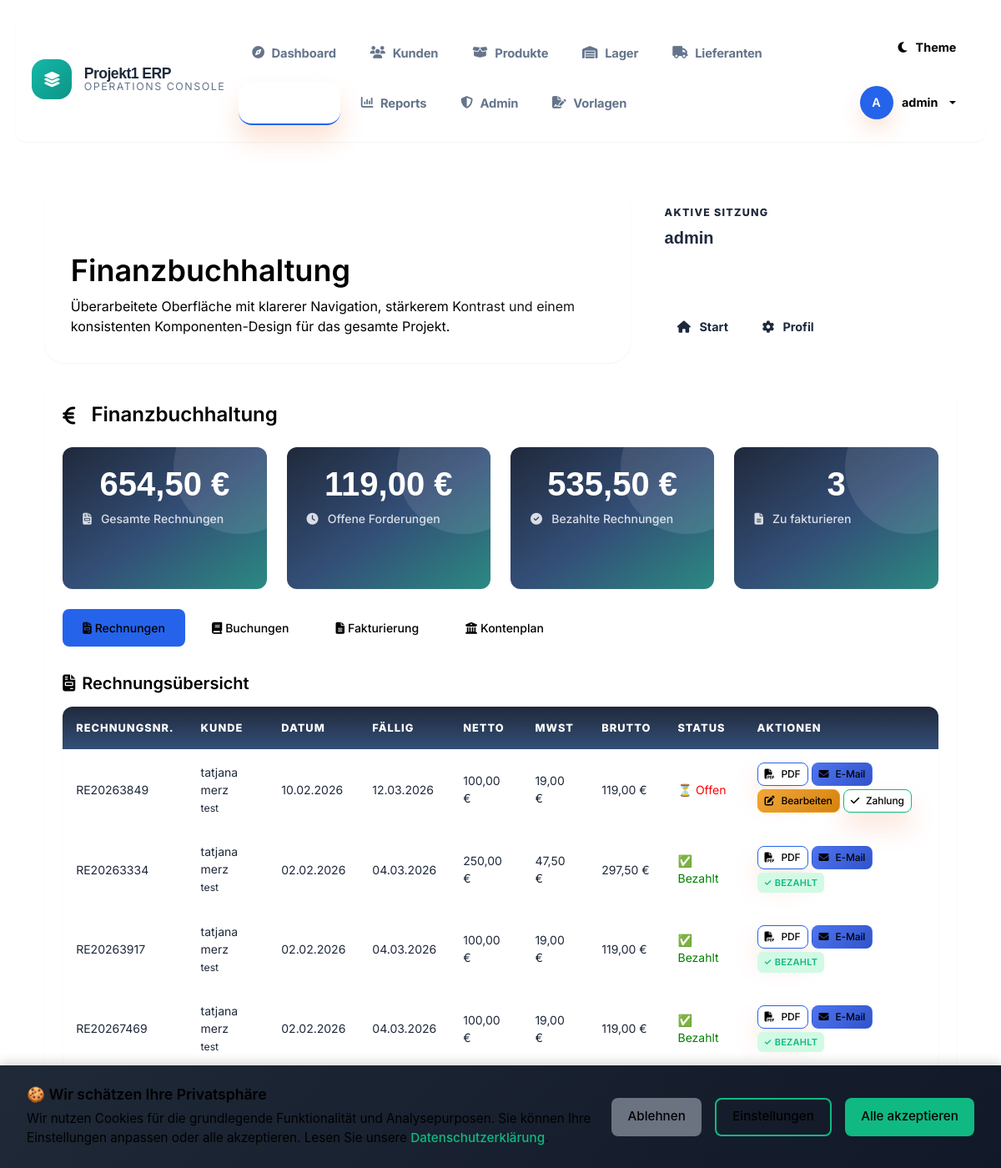
/finanzbuchhaltung.php (signed in), run on an earlier commit of the app's database.
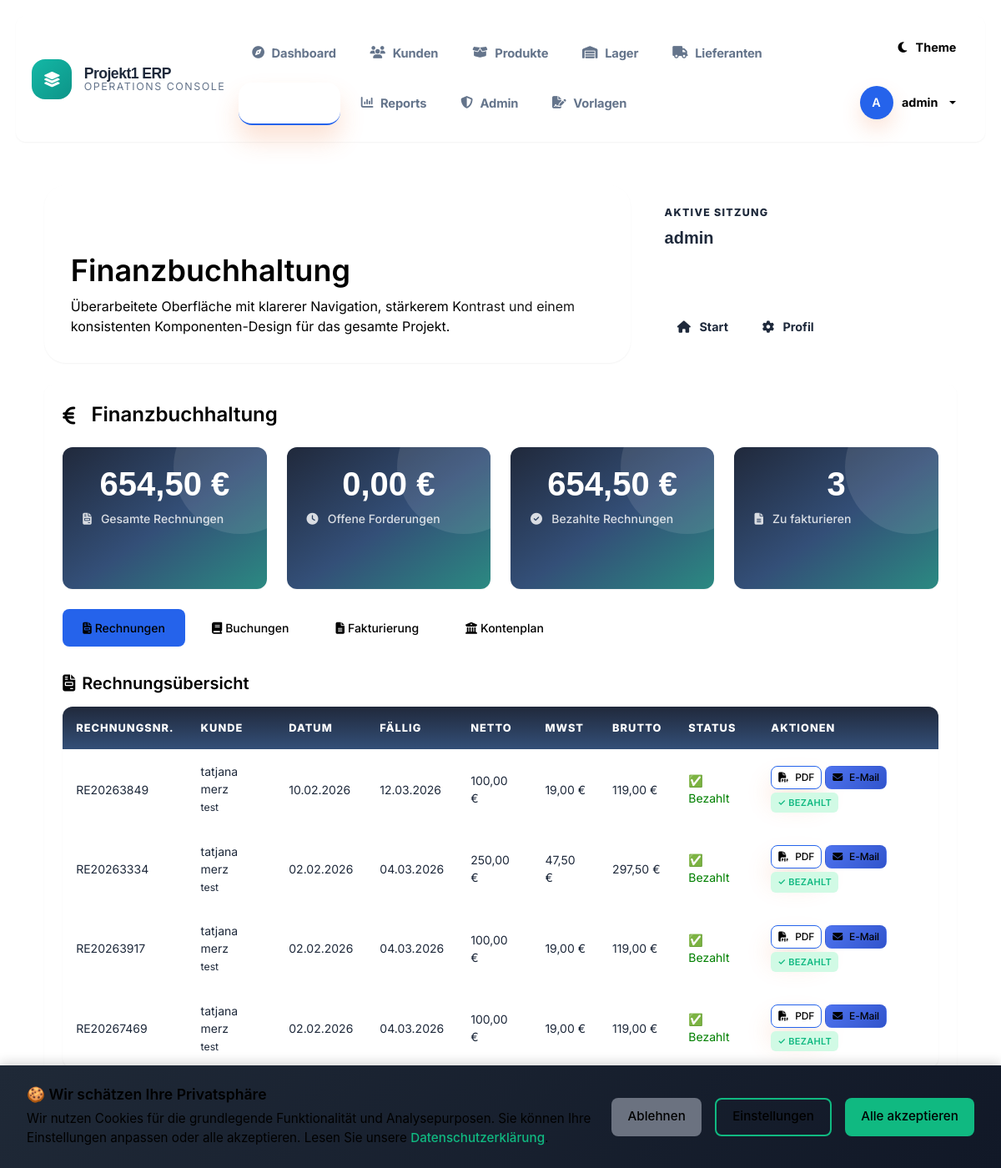
And on a later commit of the database.
### tables this page shows
CREATE TABLE rechnungen (
        id INTEGER PRIMARY KEY AUTOINCREMENT,
        rechnungsnummer TEXT UNIQUE,
        bestellung_id INTEGER,
        kunde_id INTEGER,
        rechnungsdatum DATE,
        faelligkeitsdatum DATE,
        nettobetrag DECIMAL(10,2),
        mwst_betrag DECIMAL(10,2),
        bruttobetrag DECIMAL(10,2),
        status TEXT DEFAULT 'offen',
        zahlungsdatum DATE,
        erstellt_am DATETIME DEFAULT CURRENT_TIMESTAMP,
        FOREIGN KEY (bestellung_id) REFERENCES bestellungen(idbestellung),
        FOREIGN KEY (kunde_id) REFERENCES kundensystem(id)
    );

CREATE TABLE kundensystem (
        id INTEGER PRIMARY KEY AUTOINCREMENT,
        kundennummer INTEGER,
        vorname TEXT,
        nachname TEXT,
        email TEXT,
        firma_id INTEGER, hinweise TEXT, konditionen TEXT,
        FOREIGN KEY (firma_id) REFERENCES firma(id)
    );

CREATE TABLE firma (
        id INTEGER PRIMARY KEY AUTOINCREMENT,
        firmenname TEXT NOT NULL,
        strasse TEXT,
        ort TEXT
    );

### finanzbuchhaltung.php (the view, shortened to what the changed rows need)
<?php
require_once 'db_connection.php';
$stmt = $PDO->prepare("SELECT SUM(bruttobetrag) as offene_rechnungen FROM rechnungen WHERE status = 'offen'");
$stmt->execute();
$offene_rechnungen = $stmt->fetch()['offene_rechnungen'] ?? 0;
$stmt = $PDO->prepare("SELECT SUM(bruttobetrag) as bezahlte_rechnungen FROM rechnungen WHERE status = 'bezahlt'");
$stmt->execute();
$bezahlte_rechnungen = $stmt->fetch()['bezahlte_rechnungen'] ?? 0;
$stmt = $PDO->prepare("SELECT r.*, k.vorname, k.nachname, f.firmenname FROM rechnungen r LEFT JOIN kundensystem k ON r.kunde_id = k.kundennummer LEFT JOIN firma f ON k.firma_id = f.id ORDER BY r.rechnungsdatum DESC");
$stmt->execute();
$rechnungen = $stmt->fetchAll();
?>
<?php $page_title = 'Finanzbuchhaltung'; include 'includes/header.php'; ?>
<div class="dashboard-card">
    <h2 class="section-title mb-4">
        <i class="fas fa-euro-sign me-2"></i>Finanzbuchhaltung
    </h2>
    <div class="stats-grid mb-4">
        <div class="stat-card">
            <div class="stat-number"><?= number_format($offene_rechnungen, 2, ',', '.') ?> €</div>
            <div class="stat-label"><i class="fas fa-clock me-1"></i>Offene Forderungen</div>
        </div>
        <div class="stat-card">
            <div class="stat-number"><?= number_format($bezahlte_rechnungen, 2, ',', '.') ?> €</div>
            <div class="stat-label"><i class="fas fa-check-circle me-1"></i>Bezahlte Rechnungen</div>
        </div>
    </div>
    <div id="rechnungen" class="tab-content active">
        <div class="modern-table">
            <table class="table">
                <thead>
                    <tr>
                        <th>Rechnungsnr.</th>
                        <th>Kunde</th>
                        <th>Datum</th>
                        <th>Fällig</th>
                        <th>Netto</th>
                        <th>MwSt</th>
                        <th>Brutto</th>
                        <th>Status</th>
                        <th>Aktionen</th>
                    </tr>
                </thead>
                <tbody>
                    <?php foreach ($rechnungen as $rechnung): ?>
                    <tr>
                        <td><?= htmlspecialchars($rechnung['rechnungsnummer']) ?></td>
                        <td><?= htmlspecialchars($rechnung['vorname'] . ' ' . $rechnung['nachname']) ?><br><small><?= htmlspecialchars($rechnung['firmenname'] ?? '') ?></small></td>
                        <td><?= date('d.m.Y', strtotime($rechnung['rechnungsdatum'])) ?></td>
                        <td><?= date('d.m.Y', strtotime($rechnung['faelligkeitsdatum'])) ?></td>
                        <td><?= number_format($rechnung['nettobetrag'], 2, ',', '.') ?> €</td>
                        <td><?= number_format($rechnung['mwst_betrag'], 2, ',', '.') ?> €</td>
                        <td><?= number_format($rechnung['bruttobetrag'], 2, ',', '.') ?> €</td>
                        <td>
                            <?php if ($rechnung['status'] === 'offen'): ?>
                                <span style="color: red;">⏳ Offen</span>
                            <?php else: ?>
                                <span style="color: green;">✅ Bezahlt</span>
                            <?php endif; ?>
                        </td>
                        <td>
                            <?php if ($rechnung['status'] === 'offen'): ?>
                                <a href="generate_rechnung_pdf.php?rechnung_id=<?= $rechnung['id'] ?>" class="action-btn btn-primary-modern" target="_blank"><i class="fas fa-file-pdf me-1"></i>PDF</a>
                                <a href="send_rechnung_email.php?rechnung_id=<?= $rechnung['id'] ?>" class="action-btn btn-info"><i class="fas fa-envelope me-1"></i>E-Mail</a>
                                <a href="rechnung_formular.php?rechnung_id=<?= $rechnung['id'] ?>" class="action-btn btn-warning-modern"><i class="fas fa-edit me-1"></i>Bearbeiten</a>
                                <form method="POST" style="display: inline;">
                                    <button type="submit" class="action-btn btn-success-modern"><i class="fas fa-check me-1"></i>Zahlung</button>
                                </form>
                            <?php else: ?>
                                <a href="generate_rechnung_pdf.php?rechnung_id=<?= $rechnung['id'] ?>" class="action-btn btn-primary-modern" target="_blank"><i class="fas fa-file-pdf me-1"></i>PDF</a>
                                <a href="send_rechnung_email.php?rechnung_id=<?= $rechnung['id'] ?>" class="action-btn btn-info"><i class="fas fa-envelope me-1"></i>E-Mail</a>
                                <span class="status-badge badge-success">✓ Bezahlt</span>
                            <?php endif; ?>
                        </td>
                    </tr>
                    <?php endforeach; ?>
                </tbody>
            </table>
        </div>
    </div>
</div>
<?php include 'includes/footer.php'; ?>

What changed in the data, as far as the page shows it:
changed rechnungen "RE20263849": status "⏳ Offen Bearbeiten Zahlung" → "✅ Bezahlt ✓ BEZAHLT"
Also different on the page:
$offene_rechnungen: "119,00" → "0,00"
$bezahlte_rechnungen: "535,50" → "654,50"
